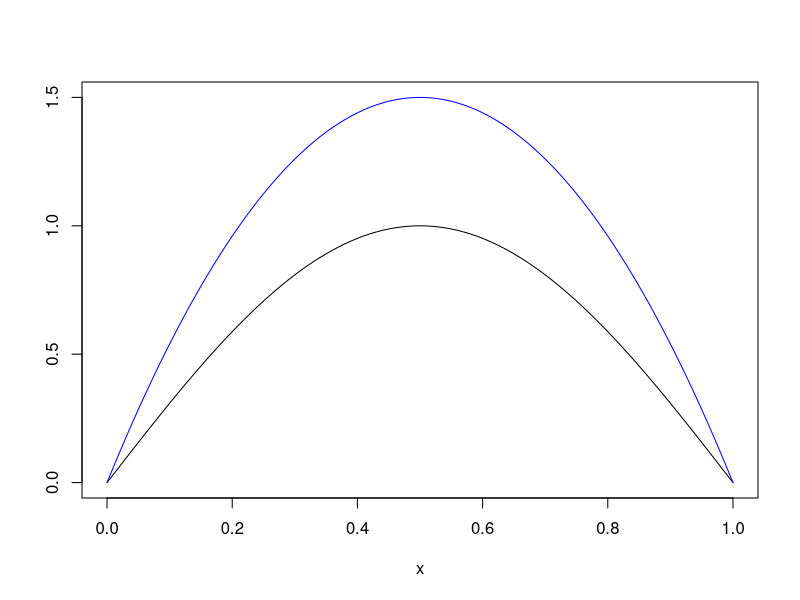
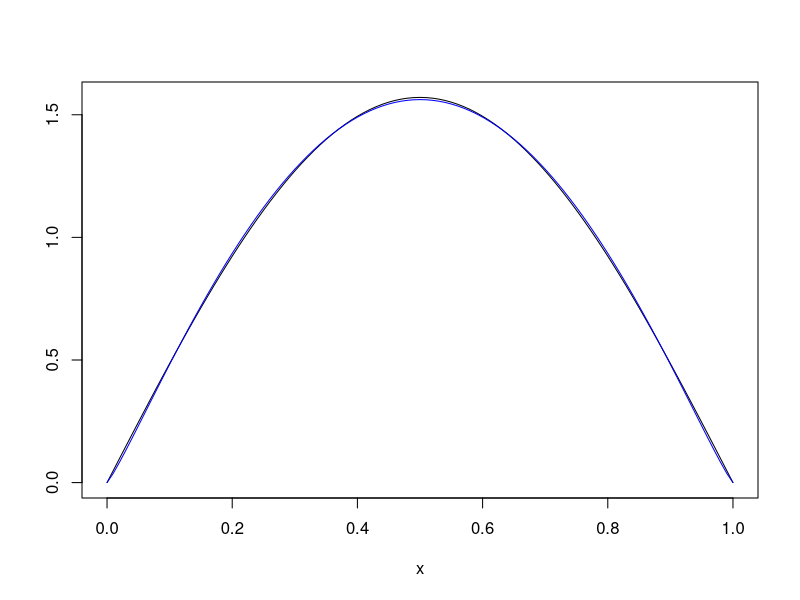

These figures' R source, in order:
## ---- chunk 1
n <- 100
nsim <- 10000
theta_hat1 <- rep(NA,nsim)

for(i in 1:nsim){
  x <- runif(n)
  theta_hat1[i] <- mean(sin(pi*x))
}

var(theta_hat1)
## ---- chunk 2
gridpts <- seq(0, 1, 0.01)
plot(gridpts, sin(pi*gridpts), type="l", ylim=c(0, 1.5), xlab="x", ylab="")
lines(gridpts, dbeta(gridpts, 2, 2), col="blue")
## ---- chunk 3
n <- 100
nsim <- 10000
theta_hat2 <- rep(NA,nsim)

for(i in 1:nsim){
  x <- rbeta(n, 2, 2)
  theta_hat2[i] <- mean(sin(pi*x)/dbeta(x, 2, 2))
}

var(theta_hat2)
## ---- chunk 4
var(theta_hat2)/var(theta_hat1)

(var(theta_hat1) - var(theta_hat2))/var(theta_hat1)
## ---- chunk 5
plot(gridpts, pi/2 * sin(pi*gridpts), type="l", xlab="x", ylab="")
lines(gridpts, dbeta(gridpts, 2.15, 2.15), col="blue")
## ---- chunk 6
n <- 100
nsim <- 10000
theta_hat3 <- rep(NA,nsim)

for(i in 1:nsim){
  x <- rbeta(n, 2.15, 2.15)
  theta_hat3[i] <- mean(sin(pi*x)/dbeta(x, 2.15, 2.15))
}

var(theta_hat3)
## ---- chunk 7
var(theta_hat3)/var(theta_hat2)
